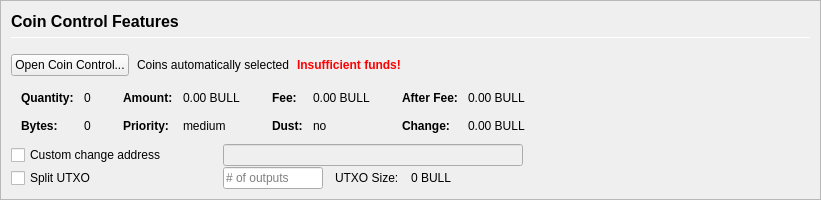
         <widget class="QFrame" name="frameCoinControl">
          <property name="sizePolicy">
           <sizepolicy hsizetype="Expanding" vsizetype="Expanding">
            <horstretch>0</horstretch>
            <verstretch>0</verstretch>
           </sizepolicy>
          </property>
          <property name="maximumSize">
           <size>
            <width>16777215</width>
            <height>16777215</height>
           </size>
          </property>
          <property name="frameShape">
           <enum>QFrame::StyledPanel</enum>
          </property>
          <property name="frameShadow">
           <enum>QFrame::Sunken</enum>
          </property>
          <layout class="QVBoxLayout" name="verticalLayoutCoinControl2">
           <property name="spacing">
            <number>0</number>
           </property>
           <property name="leftMargin">
            <number>0</number>
           </property>
           <property name="topMargin">
            <number>0</number>
           </property>
           <property name="rightMargin">
            <number>0</number>
           </property>
           <property name="bottomMargin">
            <number>0</number>
           </property>
           <item>
            <widget class="QFrame" name="frameCoinControl_BG">
             <layout class="QVBoxLayout" name="verticalLayoutCoinControl" stretch="0,0,0,0,0,0">
              <property name="spacing">
               <number>1</number>
              </property>
              <property name="leftMargin">
               <number>10</number>
              </property>
              <property name="topMargin">
               <number>10</number>
              </property>
              <item>
               <layout class="QHBoxLayout" name="horizontalLayoutCoinControl1">
                <property name="bottomMargin">
                 <number>15</number>
                </property>
                <item>
                 <layout class="QVBoxLayout" name="verticalLayout_3">
                  <property name="spacing">
                   <number>6</number>
                  </property>
                  <item>
                   <widget class="QLabel" name="labelCoinControlFeatures">
                    <property name="sizePolicy">
                     <sizepolicy hsizetype="Preferred" vsizetype="Maximum">
                      <horstretch>0</horstretch>
                      <verstretch>0</verstretch>
                     </sizepolicy>
                    </property>
                    <property name="minimumSize">
                     <size>
                      <width>0</width>
                      <height>20</height>
                     </size>
                    </property>
                    <property name="font">
                     <font>
                      <pointsize>12</pointsize>
                      <weight>75</weight>
                      <bold>true</bold>
                     </font>
                    </property>
                    <property name="styleSheet">
                     <string notr="true">font-weight:bold;</string>
                    </property>
                    <property name="text">
                     <string>Coin Control Features</string>
                    </property>
                   </widget>
                  </item>
                  <item>
                   <widget class="Line" name="line">
                    <property name="minimumSize">
                     <size>
                      <width>0</width>
                      <height>1</height>
                     </size>
                    </property>
                    <property name="maximumSize">
                     <size>
                      <width>16777215</width>
                      <height>1</height>
                     </size>
                    </property>
                    <property name="orientation">
                     <enum>Qt::Horizontal</enum>
                    </property>
                   </widget>
                  </item>
                 </layout>
                </item>
               </layout>
              </item>
              <item>
               <layout class="QHBoxLayout" name="horizontalLayoutCoinControl2" stretch="0,0,0,0">
                <property name="spacing">
                 <number>8</number>
                </property>
                <property name="bottomMargin">
                 <number>10</number>
                </property>
                <item>
                 <widget class="QPushButton" name="pushButtonCoinControl">
                  <property name="styleSheet">
                   <string notr="true"/>
                  </property>
                  <property name="text">
                   <string>Open Coin Control...</string>
                  </property>
                  <property name="autoDefault">
                   <bool>false</bool>
                  </property>
                 </widget>
                </item>
                <item>
                 <widget class="QLabel" name="labelCoinControlAutomaticallySelected">
                  <property name="text">
                   <string>Coins automatically selected</string>
                  </property>
                  <property name="margin">
                   <number>5</number>
                  </property>
                 </widget>
                </item>
                <item>
                 <widget class="QLabel" name="labelCoinControlInsuffFunds">
                  <property name="font">
                   <font>
                    <weight>75</weight>
                    <bold>true</bold>
                   </font>
                  </property>
                  <property name="styleSheet">
                   <string notr="true">color:red;font-weight:bold;</string>
                  </property>
                  <property name="text">
                   <string>Insufficient funds!</string>
                  </property>
                  <property name="margin">
                   <number>5</number>
                  </property>
                 </widget>
                </item>
                <item>
                 <spacer name="horizontalSpacerCoinControl">
                  <property name="orientation">
                   <enum>Qt::Horizontal</enum>
                  </property>
                  <property name="sizeHint" stdset="0">
                   <size>
                    <width>40</width>
                    <height>1</height>
                   </size>
                  </property>
                 </spacer>
                </item>
               </layout>
              </item>
              <item>
               <widget class="QWidget" name="widgetCoinControl" native="true">
                <property name="sizePolicy">
                 <sizepolicy hsizetype="Preferred" vsizetype="Preferred">
                  <horstretch>0</horstretch>
                  <verstretch>0</verstretch>
                 </sizepolicy>
                </property>
                <property name="minimumSize">
                 <size>
                  <width>0</width>
                  <height>0</height>
                 </size>
                </property>
                <property name="styleSheet">
                 <string notr="true"/>
                </property>
                <layout class="QHBoxLayout" name="horizontalLayoutCoinControl5">
                 <property name="leftMargin">
                  <number>0</number>
                 </property>
                 <property name="topMargin">
                  <number>0</number>
                 </property>
                 <property name="rightMargin">
                  <number>0</number>
                 </property>
                 <property name="bottomMargin">
                  <number>0</number>
                 </property>
                 <item>
                  <layout class="QHBoxLayout" name="horizontalLayoutCoinControl3" stretch="0,0,0,1">
                   <property name="spacing">
                    <number>20</number>
                   </property>
                   <property name="topMargin">
                    <number>0</number>
                   </property>
                   <property name="bottomMargin">
                    <number>10</number>
                   </property>
                   <item>
                    <layout class="QFormLayout" name="formLayoutCoinControl1">
                     <property name="horizontalSpacing">
                      <number>10</number>
                     </property>
                     <property name="verticalSpacing">
                      <number>14</number>
                     </property>
                     <property name="leftMargin">
                      <number>10</number>
                     </property>
                     <property name="topMargin">
                      <number>4</number>
                     </property>
                     <property name="rightMargin">
                      <number>6</number>
                     </property>
                     <item row="0" column="0">
                      <widget class="QLabel" name="labelCoinControlQuantityText">
                       <property name="font">
                        <font>
                         <weight>75</weight>
                         <bold>true</bold>
                        </font>
                       </property>
                       <property name="text">
                        <string>Quantity:</string>
                       </property>
                       <property name="margin">
                        <number>0</number>
                       </property>
                      </widget>
                     </item>
                     <item row="0" column="1">
                      <widget class="QLabel" name="labelCoinControlQuantity">
                       <property name="cursor">
                        <cursorShape>IBeamCursor</cursorShape>
                       </property>
                       <property name="contextMenuPolicy">
                        <enum>Qt::ActionsContextMenu</enum>
                       </property>
                       <property name="text">
                        <string notr="true">0</string>
                       </property>
                       <property name="margin">
                        <number>0</number>
                       </property>
                       <property name="textInteractionFlags">
                        <set>Qt::LinksAccessibleByMouse|Qt::TextSelectableByKeyboard|Qt::TextSelectableByMouse</set>
                       </property>
                      </widget>
                     </item>
                     <item row="1" column="0">
                      <widget class="QLabel" name="labelCoinControlBytesText">
                       <property name="font">
                        <font>
                         <weight>75</weight>
                         <bold>true</bold>
                        </font>
                       </property>
                       <property name="text">
                        <string>Bytes:</string>
                       </property>
                      </widget>
                     </item>
                     <item row="1" column="1">
                      <widget class="QLabel" name="labelCoinControlBytes">
                       <property name="cursor">
                        <cursorShape>IBeamCursor</cursorShape>
                       </property>
                       <property name="contextMenuPolicy">
                        <enum>Qt::ActionsContextMenu</enum>
                       </property>
                       <property name="text">
                        <string notr="true">0</string>
                       </property>
                       <property name="textInteractionFlags">
                        <set>Qt::LinksAccessibleByMouse|Qt::TextSelectableByKeyboard|Qt::TextSelectableByMouse</set>
                       </property>
                      </widget>
                     </item>
                    </layout>
                   </item>
                   <item>
                    <layout class="QFormLayout" name="formLayoutCoinControl2">
                     <property name="horizontalSpacing">
                      <number>10</number>
                     </property>
                     <property name="verticalSpacing">
                      <number>14</number>
                     </property>
                     <property name="leftMargin">
                      <number>6</number>
                     </property>
                     <property name="topMargin">
                      <number>4</number>
                     </property>
                     <property name="rightMargin">
                      <number>6</number>
                     </property>
                     <item row="0" column="0">
                      <widget class="QLabel" name="labelCoinControlAmountText">
                       <property name="font">
                        <font>
                         <weight>75</weight>
                         <bold>true</bold>
                        </font>
                       </property>
                       <property name="text">
                        <string>Amount:</string>
                       </property>
                       <property name="margin">
                        <number>0</number>
                       </property>
                      </widget>
                     </item>
                     <item row="0" column="1">
                      <widget class="QLabel" name="labelCoinControlAmount">
                       <property name="cursor">
                        <cursorShape>IBeamCursor</cursorShape>
                       </property>
                       <property name="contextMenuPolicy">
                        <enum>Qt::ActionsContextMenu</enum>
                       </property>
                       <property name="text">
                        <string notr="true">0.00 BULL</string>
                       </property>
                       <property name="textInteractionFlags">
                        <set>Qt::LinksAccessibleByMouse|Qt::TextSelectableByKeyboard|Qt::TextSelectableByMouse</set>
                       </property>
                      </widget>
                     </item>
                     <item row="1" column="0">
                      <widget class="QLabel" name="labelCoinControlPriorityText">
                       <property name="font">
                        <font>
                         <weight>75</weight>
                         <bold>true</bold>
                        </font>
                       </property>
                       <property name="text">
                        <string>Priority:</string>
                       </property>
                      </widget>
                     </item>
                     <item row="1" column="1">
                      <widget class="QLabel" name="labelCoinControlPriority">
                       <property name="cursor">
                        <cursorShape>IBeamCursor</cursorShape>
                       </property>
                       <property name="contextMenuPolicy">
                        <enum>Qt::ActionsContextMenu</enum>
                       </property>
                       <property name="text">
                        <string>medium</string>
                       </property>
                       <property name="textInteractionFlags">
                        <set>Qt::LinksAccessibleByMouse|Qt::TextSelectableByKeyboard|Qt::TextSelectableByMouse</set>
                       </property>
                      </widget>
                     </item>
                    </layout>
                   </item>
                   <item>
                    <layout class="QFormLayout" name="formLayoutCoinControl3">
                     <property name="horizontalSpacing">
                      <number>10</number>
                     </property>
                     <property name="verticalSpacing">
                      <number>14</number>
                     </property>
                     <property name="leftMargin">
                      <number>6</number>
                     </property>
                     <property name="topMargin">
                      <number>4</number>
                     </property>
                     <property name="rightMargin">
                      <number>6</number>
                     </property>
                     <item row="0" column="0">
                      <widget class="QLabel" name="labelCoinControlFeeText">
                       <property name="font">
                        <font>
                         <weight>75</weight>
                         <bold>true</bold>
                        </font>
                       </property>
                       <property name="text">
                        <string>Fee:</string>
                       </property>
                       <property name="margin">
                        <number>0</number>
                       </property>
                      </widget>
                     </item>
                     <item row="0" column="1">
                      <widget class="QLabel" name="labelCoinControlFee">
                       <property name="cursor">
                        <cursorShape>IBeamCursor</cursorShape>
                       </property>
                       <property name="contextMenuPolicy">
                        <enum>Qt::ActionsContextMenu</enum>
                       </property>
                       <property name="text">
                        <string notr="true">0.00 BULL</string>
                       </property>
                       <property name="textInteractionFlags">
                        <set>Qt::LinksAccessibleByMouse|Qt::TextSelectableByKeyboard|Qt::TextSelectableByMouse</set>
                       </property>
                      </widget>
                     </item>
                     <item row="1" column="0">
                      <widget class="QLabel" name="labelCoinControlLowOutputText">
                       <property name="font">
                        <font>
                         <weight>75</weight>
                         <bold>true</bold>
                        </font>
                       </property>
                       <property name="text">
                        <string>Dust:</string>
                       </property>
                      </widget>
                     </item>
                     <item row="1" column="1">
                      <widget class="QLabel" name="labelCoinControlLowOutput">
                       <property name="cursor">
                        <cursorShape>IBeamCursor</cursorShape>
                       </property>
                       <property name="contextMenuPolicy">
                        <enum>Qt::ActionsContextMenu</enum>
                       </property>
                       <property name="text">
                        <string>no</string>
                       </property>
                       <property name="textInteractionFlags">
                        <set>Qt::LinksAccessibleByMouse|Qt::TextSelectableByKeyboard|Qt::TextSelectableByMouse</set>
                       </property>
                      </widget>
                     </item>
                    </layout>
                   </item>
                   <item>
                    <layout class="QFormLayout" name="formLayoutCoinControl4">
                     <property name="horizontalSpacing">
                      <number>10</number>
                     </property>
                     <property name="verticalSpacing">
                      <number>14</number>
                     </property>
                     <property name="leftMargin">
                      <number>6</number>
                     </property>
                     <property name="topMargin">
                      <number>4</number>
                     </property>
                     <property name="rightMargin">
                      <number>6</number>
                     </property>
                     <item row="0" column="0">
                      <widget class="QLabel" name="labelCoinControlAfterFeeText">
                       <property name="font">
                        <font>
                         <weight>75</weight>
                         <bold>true</bold>
                        </font>
                       </property>
                       <property name="text">
                        <string>After Fee:</string>
                       </property>
                       <property name="margin">
                        <number>0</number>
                       </property>
                      </widget>
                     </item>
                     <item row="0" column="1">
                      <widget class="QLabel" name="labelCoinControlAfterFee">
                       <property name="cursor">
                        <cursorShape>IBeamCursor</cursorShape>
                       </property>
                       <property name="contextMenuPolicy">
                        <enum>Qt::ActionsContextMenu</enum>
                       </property>
                       <property name="text">
                        <string notr="true">0.00 BULL</string>
                       </property>
                       <property name="textInteractionFlags">
                        <set>Qt::LinksAccessibleByMouse|Qt::TextSelectableByKeyboard|Qt::TextSelectableByMouse</set>
                       </property>
                      </widget>
                     </item>
                     <item row="1" column="0">
                      <widget class="QLabel" name="labelCoinControlChangeText">
                       <property name="font">
                        <font>
                         <weight>75</weight>
                         <bold>true</bold>
                        </font>
                       </property>
                       <property name="text">
                        <string>Change:</string>
                       </property>
                      </widget>
                     </item>
                     <item row="1" column="1">
                      <widget class="QLabel" name="labelCoinControlChange">
                       <property name="cursor">
                        <cursorShape>IBeamCursor</cursorShape>
                       </property>
                       <property name="contextMenuPolicy">
                        <enum>Qt::ActionsContextMenu</enum>
                       </property>
                       <property name="text">
                        <string notr="true">0.00 BULL</string>
                       </property>
                       <property name="textInteractionFlags">
                        <set>Qt::LinksAccessibleByMouse|Qt::TextSelectableByKeyboard|Qt::TextSelectableByMouse</set>
                       </property>
                      </widget>
                     </item>
                    </layout>
                   </item>
                  </layout>
                 </item>
                </layout>
               </widget>
              </item>
              <item>
               <layout class="QHBoxLayout" name="horizontalLayoutCoinControl4">
                <property name="spacing">
                 <number>12</number>
                </property>
                <property name="sizeConstraint">
                 <enum>QLayout::SetDefaultConstraint</enum>
                </property>
                <property name="topMargin">
                 <number>0</number>
                </property>
                <property name="rightMargin">
                 <number>0</number>
                </property>
                <item>
                 <widget class="QCheckBox" name="checkBoxCoinControlChange">
                  <property name="sizePolicy">
                   <sizepolicy hsizetype="Preferred" vsizetype="Preferred">
                    <horstretch>0</horstretch>
                    <verstretch>0</verstretch>
                   </sizepolicy>
                  </property>
                  <property name="minimumSize">
                   <size>
                    <width>200</width>
                    <height>0</height>
                   </size>
                  </property>
                  <property name="maximumSize">
                   <size>
                    <width>200</width>
                    <height>16777215</height>
                   </size>
                  </property>
                  <property name="toolTip">
                   <string>If this is activated, but the change address is empty or invalid, change will be sent to a newly generated address.</string>
                  </property>
                  <property name="text">
                   <string>Custom change address</string>
                  </property>
                 </widget>
                </item>
                <item>
                 <widget class="QValidatedLineEdit" name="lineEditCoinControlChange">
                  <property name="enabled">
                   <bool>false</bool>
                  </property>
                  <property name="sizePolicy">
                   <sizepolicy hsizetype="Preferred" vsizetype="Preferred">
                    <horstretch>0</horstretch>
                    <verstretch>0</verstretch>
                   </sizepolicy>
                  </property>
                  <property name="minimumSize">
                   <size>
                    <width>300</width>
                    <height>0</height>
                   </size>
                  </property>
                 </widget>
                </item>
                <item>
                 <widget class="QLabel" name="labelCoinControlChangeLabel">
                  <property name="sizePolicy">
                   <sizepolicy hsizetype="Preferred" vsizetype="Preferred">
                    <horstretch>0</horstretch>
                    <verstretch>0</verstretch>
                   </sizepolicy>
                  </property>
                  <property name="minimumSize">
                   <size>
                    <width>100</width>
                    <height>0</height>
                   </size>
                  </property>
                  <property name="text">
                   <string/>
                  </property>
                  <property name="margin">
                   <number>3</number>
                  </property>
                 </widget>
                </item>
               </layout>
              </item>
              <item>
               <layout class="QHBoxLayout" name="horizontalLayoutCoinControl6">
                <property name="spacing">
                 <number>12</number>
                </property>
                <property name="rightMargin">
                 <number>0</number>
                </property>
                <item>
                 <widget class="QCheckBox" name="splitBlockCheckBox">
                  <property name="sizePolicy">
                   <sizepolicy hsizetype="Preferred" vsizetype="Preferred">
                    <horstretch>0</horstretch>
                    <verstretch>0</verstretch>
                   </sizepolicy>
                  </property>
                  <property name="minimumSize">
                   <size>
                    <width>200</width>
                    <height>0</height>
                   </size>
                  </property>
                  <property name="maximumSize">
                   <size>
                    <width>200</width>
                    <height>16777215</height>
                   </size>
                  </property>
                  <property name="text">
                   <string>Split UTXO</string>
                  </property>
                 </widget>
                </item>
                <item>
                 <widget class="QLineEdit" name="splitBlockLineEdit">
                  <property name="sizePolicy">
                   <sizepolicy hsizetype="Preferred" vsizetype="Preferred">
                    <horstretch>50</horstretch>
                    <verstretch>0</verstretch>
                   </sizepolicy>
                  </property>
                  <property name="minimumSize">
                   <size>
                    <width>100</width>
                    <height>0</height>
                   </size>
                  </property>
                  <property name="maximumSize">
                   <size>
                    <width>100</width>
                    <height>16777215</height>
                   </size>
                  </property>
                  <property name="placeholderText">
                   <string># of outputs</string>
                  </property>
                 </widget>
                </item>
                <item>
                 <widget class="QLabel" name="labelBlockSizeText">
                  <property name="text">
                   <string>UTXO Size:</string>
                  </property>
                 </widget>
                </item>
                <item>
                 <widget class="QLabel" name="labelBlockSize">
                  <property name="text">
                   <string>0 BULL</string>
                  </property>
                 </widget>
                </item>
                <item>
                 <spacer name="horizontalSpacer_7">
                  <property name="orientation">
                   <enum>Qt::Horizontal</enum>
                  </property>
                  <property name="sizeHint" stdset="0">
                   <size>
                    <width>40</width>
                    <height>20</height>
                   </size>
                  </property>
                 </spacer>
                </item>
               </layout>
              </item>
              <item>
               <spacer name="verticalSpacerCoinControl">
                <property name="orientation">
                 <enum>Qt::Vertical</enum>
                </property>
                <property name="sizeHint" stdset="0">
                 <size>
                  <width>800</width>
                  <height>1</height>
                 </size>
                </property>
               </spacer>
              </item>
             </layout>
            </widget>
           </item>
          </layout>
         </widget>
